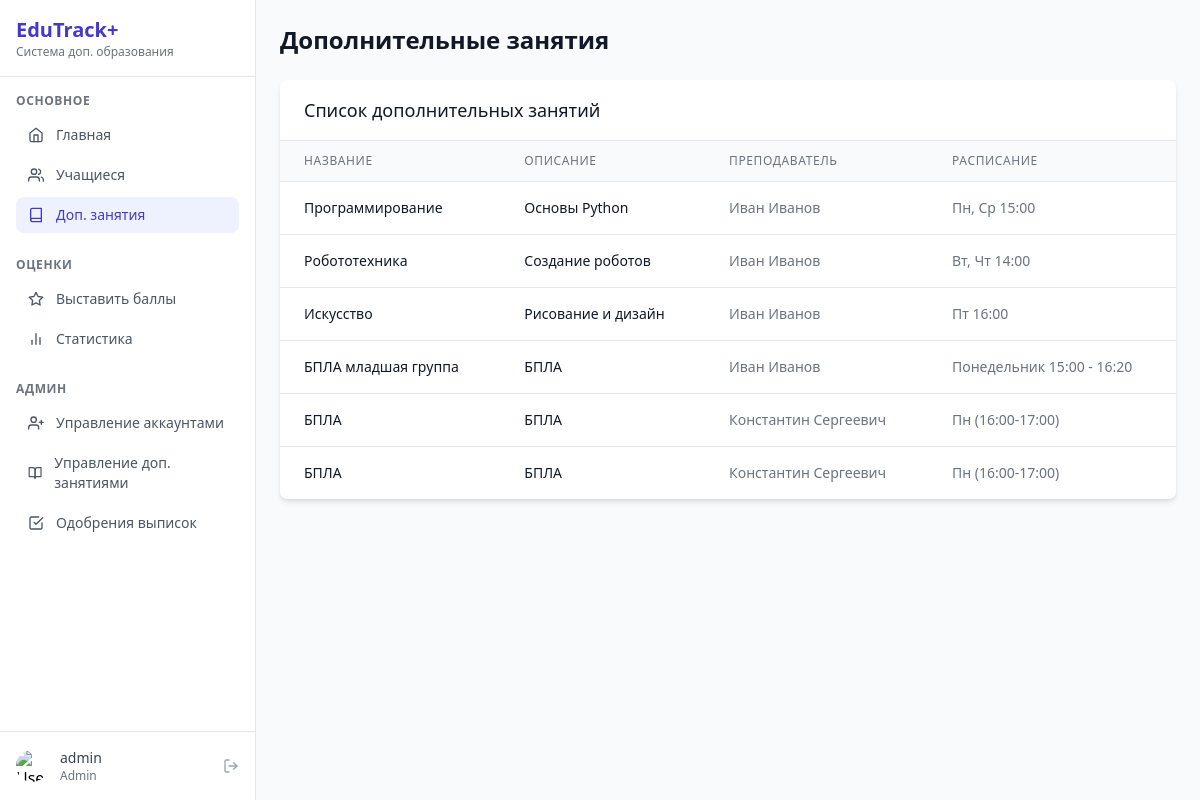
Screenshot of /courses.php (signed in) with the database file from the repository.
### tables this page shows
CREATE TABLE `courses` (
  `id` int NOT NULL,
  `name` varchar(100) NOT NULL,
  `description` text,
  `teacher_id` int NOT NULL,
  `schedule` varchar(100) DEFAULT NULL,
  `created_at` timestamp NULL DEFAULT CURRENT_TIMESTAMP
);

CREATE TABLE `users` (
  `id` int NOT NULL,
  `username` varchar(50) NOT NULL,
  `password_hash` varchar(255) NOT NULL,
  `role` enum('admin','teacher','student') NOT NULL,
  `full_name` varchar(100) NOT NULL,
  `email` varchar(100) NOT NULL,
  `class` varchar(20) DEFAULT NULL,
  `created_at` timestamp NULL DEFAULT CURRENT_TIMESTAMP
);

### courses.php (the view, shortened to what this page needs)
<?php
$role = $_SESSION['role'];
$user_id = $_SESSION['user_id'];
include 'config.php';
if (strtolower($role) === 'student') {
    $stmt = $conn->prepare("SELECT e.id AS enroll_id, c.id AS course_id, c.name
                            FROM enrollments e
                            JOIN courses c ON e.course_id = c.id
                            WHERE e.student_id = ? AND LOWER(e.status) = 'approved'");
    $stmt->bind_param("i", $user_id);
    $stmt->execute();
    $enrollments = $stmt->get_result();
    $enrollments_data = $enrollments->fetch_all(MYSQLI_ASSOC);
    $stmt->close();
    error_log("courses.php - Количество записей (student): " . count($enrollments_data));
    error_log("courses.php - Данные записей: " . json_encode($enrollments_data, JSON_UNESCAPED_UNICODE));
    error_log("courses.php - Тип массива \$enrollments_data: " . gettype($enrollments_data));
    error_log("courses.php - Проверка foreach: Начинается");
    if (count($enrollments_data) > 0) {
        error_log("courses.php - В foreach вошли " . count($enrollments_data) . " записей");
        error_log("courses.php - Первый элемент: " . json_encode($enrollments_data[0], JSON_UNESCAPED_UNICODE));
    } else {
        error_log("courses.php - В foreach НЕ вошли, массив пуст");
    }
} else {
    $query = "SELECT c.id, c.name, c.description, c.schedule, u.full_name AS teacher_name
              FROM courses c
              LEFT JOIN users u ON c.teacher_id = u.id";
    if (strtolower($role) === 'teacher') {
        $query .= " WHERE c.teacher_id = ?";
        $stmt = $conn->prepare($query);
        $stmt->bind_param("i", $user_id);
        $stmt->execute();
        $result = $stmt->get_result();
        $stmt->close();
    } else {
        $result = $conn->query($query);
    }
    $courses = $result->fetch_all(MYSQLI_ASSOC);
}
?>
<!DOCTYPE html>
<html lang="ru">
<head>
    <link href="https://cdn.jsdelivr.net/npm/tailwindcss@2.2.19/dist/tailwind.min.css" rel="stylesheet">
    <link rel="stylesheet" href="https://unpkg.com/aos@2.3.1/dist/aos.css" />
</head>
<body class="bg-gray-50">
    <div class="flex h-screen overflow-hidden">
        <?php include __DIR__ . '/includes/sidebar.php'; ?>
        <div class="flex-1 overflow-y-auto p-6">
            <div class="max-w-7xl mx-auto">
                <h1 class="text-2xl font-bold text-gray-900 mb-6">
                    <?php echo (strtolower($role) === 'student' ? 'Мои дополнительные занятия' : 'Дополнительные занятия'); ?>
                </h1>
                <?php if (strtolower($role) === 'student'): ?>
                    <div class="bg-white shadow-md rounded-lg overflow-hidden">
                        <table class="min-w-full divide-y divide-gray-200">
                            <thead class="bg-gray-50">
                                <tr>
                                    <th class="px-6 py-3 text-left text-xs font-medium text-gray-500 uppercase tracking-wider">Название допа</th>
                                    <th class="px-6 py-3 text-left text-xs font-medium text-gray-500 uppercase tracking-wider">Действия</th>
                                </tr>
                            </thead>
                            <tbody class="bg-white divide-y divide-gray-200">
                                <?php if (count($enrollments_data) > 0): ?>
                                    <?php foreach ($enrollments_data as $row): ?>
                                        <tr class="hover:bg-gray-50">
                                            <td class="px-6 py-4 whitespace-nowrap text-sm font-medium text-gray-900">
                                                <?php echo htmlspecialchars($row['name'] ?? '—'); ?>
                                            </td>
                                            <td class="px-6 py-4 whitespace-nowrap text-sm text-gray-500">
                                                <a href="drop_course.php?enroll_id=<?php echo (int)($row['enroll_id'] ?? 0); ?>"
                                                   class="bg-red-500 hover:bg-red-600 text-white px-4 py-2 rounded-lg font-medium transition-colors"
                                                   onclick="return confirm('Вы уверены, что хотите выписаться?');">
                                                    Выписаться
                                                </a>
                                            </td>
                                        </tr>
                                    <?php endforeach; ?>
                                <?php else: ?>
                                    <tr>
                                        <td colspan="2" class="px-6 py-4 text-center text-gray-500">
                                            У вас нет записанных допов. Проверьте таблицу enrollments (LOWER(status) = 'approved').
                                        </td>
                                    </tr>
                                <?php endif; ?>
                            </tbody>
                        </table>
                    </div>
                <?php else: ?>
                    <div class="bg-white shadow-md rounded-lg overflow-hidden">
                        <div class="px-6 py-4 border-b border-gray-200">
                            <h3 class="text-lg font-medium text-gray-900">Список дополнительных занятий</h3>
                        </div>
                        <div class="overflow-x-auto">
                            <table class="min-w-full divide-y divide-gray-200">
                                <thead class="bg-gray-50">
                                    <tr>
                                        <th class="px-6 py-3 text-left text-xs font-medium text-gray-500 uppercase tracking-wider">Название</th>
                                        <th class="px-6 py-3 text-left text-xs font-medium text-gray-500 uppercase tracking-wider">Описание</th>
                                        <th class="px-6 py-3 text-left text-xs font-medium text-gray-500 uppercase tracking-wider">Преподаватель</th>
                                        <th class="px-6 py-3 text-left text-xs font-medium text-gray-500 uppercase tracking-wider">Расписание</th>
                                    </tr>
                                </thead>
                                <tbody class="bg-white divide-y divide-gray-200">
                                    <?php if (count($courses) > 0): ?>
                                        <?php foreach ($courses as $course): ?>
                                            <tr class="hover:bg-gray-50">
                                                <td class="px-6 py-4 whitespace-nowrap text-sm font-medium text-gray-900">
                                                    <?php echo htmlspecialchars($course['name'] ?? '—'); ?>
                                                </td>
                                                <td class="px-6 py-4 whitespace-nowrap text-sm text-gray-900">
                                                    <?php echo htmlspecialchars($course['description'] ?? '—'); ?>
                                                </td>
                                                <td class="px-6 py-4 whitespace-nowrap text-sm text-gray-500">
                                                    <?php echo htmlspecialchars($course['teacher_name'] ?? '—'); ?>
                                                </td>
                                                <td class="px-6 py-4 whitespace-nowrap text-sm text-gray-500">
                                                    <?php echo htmlspecialchars($course['schedule'] ?? '—'); ?>
                                                </td>
                                            </tr>
                                        <?php endforeach; ?>
                                    <?php endif; ?>
                                </tbody>
                            </table>
                        </div>
                    </div>
                <?php endif; ?>
            </div>
        </div>
    </div>
    <?php include __DIR__ . '/includes/footer.php'; ?>
</body>
</html>

### rows the page displays
courses: name "Программирование", description "Основы Python", teacher.full_name "Иван Иванов", schedule "Пн, Ср 15:00"
courses: name "Робототехника", description "Создание роботов", teacher.full_name "Иван Иванов", schedule "Вт, Чт 14:00"
courses: name "Искусство", description "Рисование и дизайн", teacher.full_name "Иван Иванов", schedule "Пт 16:00"
courses: name "БПЛА младшая группа", description "БПЛА", teacher.full_name "Иван Иванов", schedule "Понедельник 15:00 - 16:20"
courses: name "БПЛА", description "БПЛА", teacher.full_name "Константин Сергеевич", schedule "Пн (16:00-17:00)"
courses: name "БПЛА", description "БПЛА", teacher.full_name "Константин Сергеевич", schedule "Пн (16:00-17:00)"

### other values shown
$_SESSION['username'] "admin"
$_SESSION['role'] "Admin"
